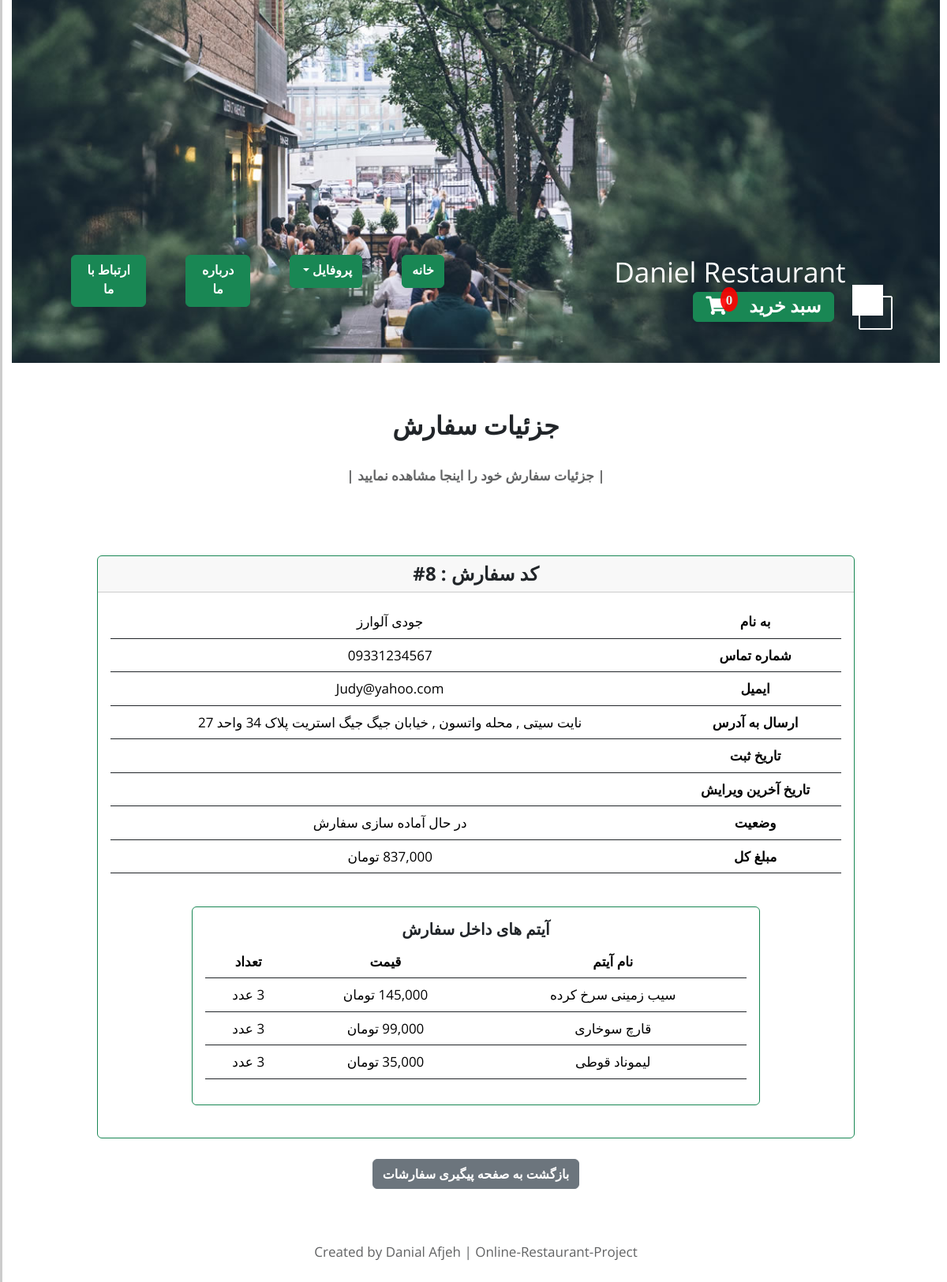
Screenshot of /payment/user_order_details/8 (signed in) with the database file from the repository.
### Payment/models.py (models this page shows, shortened)
class Order(models.Model):
    STATUS = [
        ('Pending','در انتظار پرداخت'),
        ('Processing','در حال آماده سازی سفارش'),
        ('On The Way','تحویل پیک موتوری داده شد'),
        ('Delivered','تحویل مشتری داده شد'),
        ('canceled','سفارش لغو شده است')
    ]
    user = models.ForeignKey(User, on_delete=models.CASCADE)
    full_name = models.CharField(max_length=100)
    phone = models.CharField(max_length=25)
    email = models.EmailField(max_length=100)
    delivery_address = models.TextField(max_length=400)
    amount_paid = models.DecimalField(decimal_places=0, max_digits=20)
    date_ordered = jmodels.jDateTimeField(auto_now_add=True)
    status = models.CharField(choices=STATUS, default='Pending')
    last_update = jmodels.jDateTimeField(auto_now=True)

class OrderItem(models.Model):
    order = models.ForeignKey(Order, on_delete=models.CASCADE, null=True)
    user = models.ForeignKey(User, on_delete=models.CASCADE, null=True)
    products = models.ForeignKey(Product, on_delete=models.CASCADE, null=True)
    quantity = models.PositiveIntegerField(default=1)
    price = models.DecimalField(decimal_places=0, max_digits=12)

### MainPage/models.py (models this page shows, shortened)
class Product(models.Model):
    name = models.CharField(max_length=100)
    category = models.ForeignKey(Category, on_delete=models.CASCADE)
    description = models.CharField(max_length=500)
    picture = models.ImageField(upload_to='upload/products/')
    price = models.DecimalField(default=0, decimal_places=0, max_digits=12)
    is_sale = models.BooleanField(default=False)
    sale_price = models.DecimalField(default=0, decimal_places=0, max_digits=12)

### Payment/views.py (the view)
# urls.py: path('user_order_details/<int:pk>', views.user_order_details, name='order_details'),
def user_order_details(request, pk):
    if request.user.is_authenticated:
        order = Order.objects.filter(id = pk)
        order_items = OrderItem.objects.filter(order__id = pk)
        return render(request, 'order_details.html', {'order':order , 'order_items':order_items})
    else:
        messages.success(request, ('دسترسی به این صفحه امکان پذیر نمی باشد!'))
        return redirect('home')

### cart/cart.py (called while the page is built)
    def __len__(self):
        return len(self.cart)

### cart/context_processors.py (called while the page is built)
def cart(request):
    return {'cart':Cart(request)}

### Payment/templates/order_details.html
{% extends 'base.html' %}
{% load humanize %}
{% load static %}
{% block content %}
<main>
    <header class="row tm-welcome-section">
        <h2 class="col-12 text-center tm-section-title"><strong>جزئیات سفارش</strong></h2>
        <p class="col-12 text-center"><strong>| جزئیات سفارش خود را اینجا مشاهده نمایید |</strong></p>
    </header>
    <br>
    <div class="container">
        <div class="row">
            <center>
                {% for order_info in order %}
                <div class="card text-center border-success" style="width: 60rem;">
                    <div class="card-header">
                        <h4><strong>کد سفارش : {{ order_info.id }}#</strong></h4>
                    </div>
                    <div class="card-body">
                        <table class="table border-dark">
                            <thead>
                                <tr>
                                    <th scope="col">به نام</th>
                                    <td>{{ order_info.full_name }}</td>
                                </tr>
                            </thead>
                            <tbody>
                                <tr>
                                    <th scope="row">شماره تماس</th>
                                    <td>{{ order_info.phone }}</td>
                                </tr>
                                <tr>
                                    <th scope="row">ایمیل</th>
                                    <td>{{ order_info.email }}</td>
                                </tr>
                                <tr>
                                    <th scope="row">ارسال به آدرس</th>
                                    <td>{{ order_info.delivery_address }}</td>
                                </tr>
                                <tr>
                                    <th scope="row">تاریخ ثبت</th>
                                    <td>{{ order_info.date_ordered|date:"y-m-d h:i:s" }}</td>
                                </tr>
                                <tr>
                                    <th scope="row">تاریخ آخرین ویرایش</th>
                                    <td>{{ order_info.last_update|date:"y-m-d h:i:s" }}</td>
                                </tr>
                                <tr>
                                    <th scope="row">وضعیت</th>
                                    <td>{{ order_info.get_status_display }}</td>
                                </tr>
                                <tr>
                                    <th scope="row">مبلغ کل</th>
                                    <td>{{ order_info.amount_paid|intcomma }} تومان</td>
                                </tr>
                            </tbody>
                        </table>
                        <br>
                        <center>
                            <div class="card text-center border-success" style="width: 45rem;">
                                <div class="card-body ">
                                    <h5 class="card-title"><strong>آیتم های داخل سفارش</strong></h5>
                                    <table class="table border-dark">
                                        <thead>
                                            <tr>
                                                <th scope="col">نام آیتم</th>
                                                <th scope="col">قیمت</th>
                                                <th scope="col">تعداد</th>
                                            </tr>
                                        </thead>
                                        <tbody>
                                            {% for item in order_items %}
                                            <tr>
                                                <td>{{ item.products.name }}</td>
                                                <td>{{ item.price|intcomma }} تومان</td>
                                                <td>{{ item.quantity }} عدد</td>
                                            </tr>
                                            {% endfor %}
                                        </tbody>
                                    </table>
                                </div>
                            </div>
                        </center>
                        <br>
                    </div>
                </div>
                <br>
                <a href="{% url 'user_orders' %}" class=" btn btn-secondary"><strong>بازگشت به صفحه پیگیری سفارشات</strong></a>
                {% endfor %}
            </center>
        </div>
    </div>
</main>
{% endblock %}

### MainPage/static/css/templatemo-style.css (style rules this page uses)
ul, nav, body, h1, h2, h4, h6, p, figure { margin: 0; padding: 0; }
a, button { transition: all 0.3s ease; }
html { box-sizing: border-box; -ms-overflow-style: scrollbar; }
*, *::before, *::after { box-sizing: inherit; }
.container { width: 100%; max-width: 1200px; margin-right: auto; margin-left: auto; }
.row { display: -ms-flexbox; display: flex; -ms-flex-wrap: wrap; flex-wrap: wrap; margin-left: -15px; margin-right: -15px; }
.col-lg-3, .col-lg-4, .col-lg-6, .col-md-4, .col-md-6, .col-sm-6, .col-12 { position: relative; width: 100%; padding-right: 15px; padding-left: 15px; }
.col-12 { -ms-flex: 0 0 100%; flex: 0 0 100%; max-width: 100%; }
.text-center { text-align: center; }
body { font-family: 'Open Sans', Arial, sans-serif; font-size: 17px; background-color: #ccc; overflow-x: hidden; }
.container { background-color: white; }
p, address { color: #626364; line-height: 1.8; }
.tm-welcome-section { margin: 60px auto; max-width: 655px; }
.tm-section-title { font-size: 2rem; font-weight: 400; margin-bottom: 30px; }

### rows the page displays
Order: id "8", full_name "جودی آلوارز", phone "09331234567", email "Judy@yahoo.com", delivery_address "نایت سیتی , محله واتسون , خیابان جیگ جیگ استریت پلاک 34 واحد 27", status "در حال آماده سازی سفارش", amount_paid "837,000"
OrderItem: products.name "سیب زمینی سرخ کرده", price "145,000", quantity "3"
OrderItem: products.name "قارچ سوخاری", price "99,000", quantity "3"
OrderItem: products.name "لیموناد قوطی", price "35,000", quantity "3"
